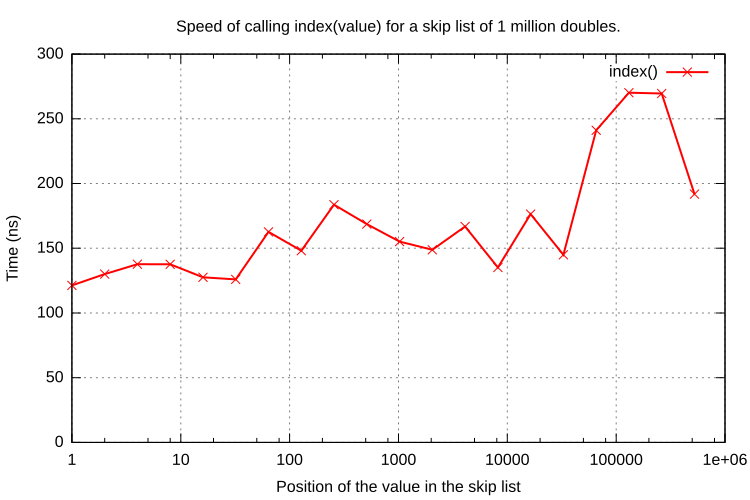

Write the gnuplot code that produced this figure.
set logscale x
set grid
set title "Speed of calling index(value) for a skip list of 1 million doubles."
set xlabel "Position of the value in the skip list"
set ylabel "Time (ns)"
set yrange [0:300]
set pointsize 1
set datafile separator "\t"

# Curve fit
#cost(x) = a + (b / (x/1024))
#fit cost(x) "perf_index.dat" using 1:2 via a,b

set terminal png size 1000,600           # choose the file format
set output "images/perf_index.png"   # choose the output device

plot "dat/perf_index.dat" using 1:2 t "index()" with linespoints pt 2 lw 2

reset
